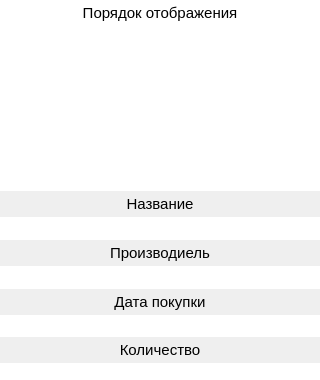
<?xml version="1.0" encoding="UTF-8"?>
<ui version="4.0">
 <class>floating_button</class>
 <widget class="QWidget" name="floating_button">
  <property name="enabled">
   <bool>true</bool>
  </property>
  <property name="geometry">
   <rect>
    <x>0</x>
    <y>0</y>
    <width>320</width>
    <height>380</height>
   </rect>
  </property>
  <property name="sizePolicy">
   <sizepolicy hsizetype="Expanding" vsizetype="Expanding">
    <horstretch>0</horstretch>
    <verstretch>0</verstretch>
   </sizepolicy>
  </property>
  <property name="windowTitle">
   <string>Form</string>
  </property>
  <property name="autoFillBackground">
   <bool>true</bool>
  </property>
  <widget class="QWidget" name="widget" native="true">
   <property name="enabled">
    <bool>true</bool>
   </property>
   <property name="geometry">
    <rect>
     <x>0</x>
     <y>0</y>
     <width>320</width>
     <height>380</height>
    </rect>
   </property>
   <property name="sizePolicy">
    <sizepolicy hsizetype="Fixed" vsizetype="Fixed">
     <horstretch>0</horstretch>
     <verstretch>0</verstretch>
    </sizepolicy>
   </property>
   <property name="palette">
    <palette>
     <active>
      <colorrole role="Base">
       <brush brushstyle="SolidPattern">
        <color alpha="255">
         <red>255</red>
         <green>255</green>
         <blue>255</blue>
        </color>
       </brush>
      </colorrole>
      <colorrole role="Window">
       <brush brushstyle="SolidPattern">
        <color alpha="255">
         <red>255</red>
         <green>255</green>
         <blue>255</blue>
        </color>
       </brush>
      </colorrole>
     </active>
     <inactive>
      <colorrole role="Base">
       <brush brushstyle="SolidPattern">
        <color alpha="255">
         <red>255</red>
         <green>255</green>
         <blue>255</blue>
        </color>
       </brush>
      </colorrole>
      <colorrole role="Window">
       <brush brushstyle="SolidPattern">
        <color alpha="255">
         <red>255</red>
         <green>255</green>
         <blue>255</blue>
        </color>
       </brush>
      </colorrole>
     </inactive>
     <disabled>
      <colorrole role="Base">
       <brush brushstyle="SolidPattern">
        <color alpha="255">
         <red>255</red>
         <green>255</green>
         <blue>255</blue>
        </color>
       </brush>
      </colorrole>
      <colorrole role="Window">
       <brush brushstyle="SolidPattern">
        <color alpha="255">
         <red>255</red>
         <green>255</green>
         <blue>255</blue>
        </color>
       </brush>
      </colorrole>
     </disabled>
    </palette>
   </property>
   <property name="autoFillBackground">
    <bool>true</bool>
   </property>
   <property name="styleSheet">
    <string notr="true"/>
   </property>
   <layout class="QVBoxLayout" name="verticalLayout">
    <item>
     <widget class="QTextBrowser" name="textBrowser">
      <property name="font">
       <font>
        <family>Segoe UI</family>
        <pointsize>9</pointsize>
       </font>
      </property>
      <property name="autoFillBackground">
       <bool>false</bool>
      </property>
      <property name="styleSheet">
       <string notr="true">border:0;</string>
      </property>
      <property name="verticalScrollBarPolicy">
       <enum>Qt::ScrollBarAlwaysOff</enum>
      </property>
      <property name="horizontalScrollBarPolicy">
       <enum>Qt::ScrollBarAlwaysOff</enum>
      </property>
      <property name="html">
       <string>&lt;!DOCTYPE HTML PUBLIC &quot;-//W3C//DTD HTML 4.0//EN&quot; &quot;http://www.w3.org/TR/REC-html40/strict.dtd&quot;&gt;
&lt;html&gt;&lt;head&gt;&lt;meta name=&quot;qrichtext&quot; content=&quot;1&quot; /&gt;&lt;style type=&quot;text/css&quot;&gt;
p, li { white-space: pre-wrap; }
&lt;/style&gt;&lt;/head&gt;&lt;body style=&quot; font-family:'Segoe UI'; font-size:9pt; font-weight:400; font-style:normal;&quot;&gt;
&lt;p align=&quot;center&quot; style=&quot; margin-top:0px; margin-bottom:0px; margin-left:0px; margin-right:0px; -qt-block-indent:0; text-indent:0px;&quot;&gt;&lt;span style=&quot; font-family:'MS Shell Dlg 2'; font-size:11pt; font-weight:96;&quot;&gt;Порядок отображения&lt;/span&gt;&lt;/p&gt;&lt;/body&gt;&lt;/html&gt;</string>
      </property>
      <property name="acceptRichText">
       <bool>true</bool>
      </property>
      <property name="openLinks">
       <bool>false</bool>
      </property>
     </widget>
    </item>
    <item>
     <spacer name="verticalSpacer_2">
      <property name="orientation">
       <enum>Qt::Vertical</enum>
      </property>
      <property name="sizeHint" stdset="0">
       <size>
        <width>20</width>
        <height>40</height>
       </size>
      </property>
     </spacer>
    </item>
    <item>
     <widget class="QPushButton" name="name">
      <property name="font">
       <font>
        <family>Segoe UI</family>
        <pointsize>11</pointsize>
       </font>
      </property>
      <property name="autoFillBackground">
       <bool>true</bool>
      </property>
      <property name="text">
       <string>Название</string>
      </property>
      <property name="flat">
       <bool>true</bool>
      </property>
     </widget>
    </item>
    <item>
     <spacer name="verticalSpacer_3">
      <property name="orientation">
       <enum>Qt::Vertical</enum>
      </property>
      <property name="sizeHint" stdset="0">
       <size>
        <width>20</width>
        <height>40</height>
       </size>
      </property>
     </spacer>
    </item>
    <item>
     <widget class="QPushButton" name="manuf">
      <property name="font">
       <font>
        <family>Segoe UI</family>
        <pointsize>11</pointsize>
       </font>
      </property>
      <property name="autoFillBackground">
       <bool>true</bool>
      </property>
      <property name="text">
       <string>Производиель</string>
      </property>
      <property name="flat">
       <bool>true</bool>
      </property>
     </widget>
    </item>
    <item>
     <spacer name="verticalSpacer_4">
      <property name="orientation">
       <enum>Qt::Vertical</enum>
      </property>
      <property name="sizeHint" stdset="0">
       <size>
        <width>20</width>
        <height>40</height>
       </size>
      </property>
     </spacer>
    </item>
    <item>
     <widget class="QPushButton" name="date">
      <property name="font">
       <font>
        <family>Segoe UI</family>
        <pointsize>11</pointsize>
       </font>
      </property>
      <property name="autoFillBackground">
       <bool>true</bool>
      </property>
      <property name="text">
       <string>Дата покупки</string>
      </property>
      <property name="flat">
       <bool>true</bool>
      </property>
     </widget>
    </item>
    <item>
     <spacer name="verticalSpacer_5">
      <property name="orientation">
       <enum>Qt::Vertical</enum>
      </property>
      <property name="sizeHint" stdset="0">
       <size>
        <width>20</width>
        <height>40</height>
       </size>
      </property>
     </spacer>
    </item>
    <item>
     <widget class="QPushButton" name="count">
      <property name="font">
       <font>
        <family>Segoe UI</family>
        <pointsize>11</pointsize>
       </font>
      </property>
      <property name="autoFillBackground">
       <bool>true</bool>
      </property>
      <property name="text">
       <string>Количество</string>
      </property>
      <property name="flat">
       <bool>true</bool>
      </property>
     </widget>
    </item>
    <item>
     <spacer name="verticalSpacer">
      <property name="orientation">
       <enum>Qt::Vertical</enum>
      </property>
      <property name="sizeHint" stdset="0">
       <size>
        <width>20</width>
        <height>40</height>
       </size>
      </property>
     </spacer>
    </item>
   </layout>
  </widget>
 </widget>
 <resources/>
 <connections/>
</ui>
